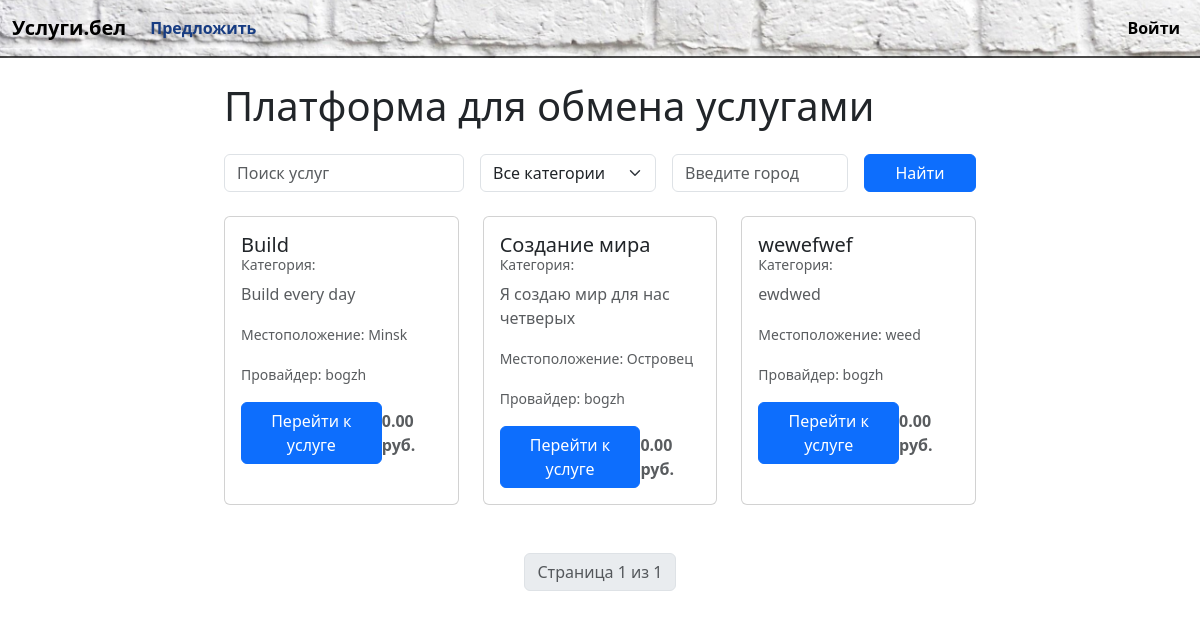
/, run on an earlier commit of the app's database.
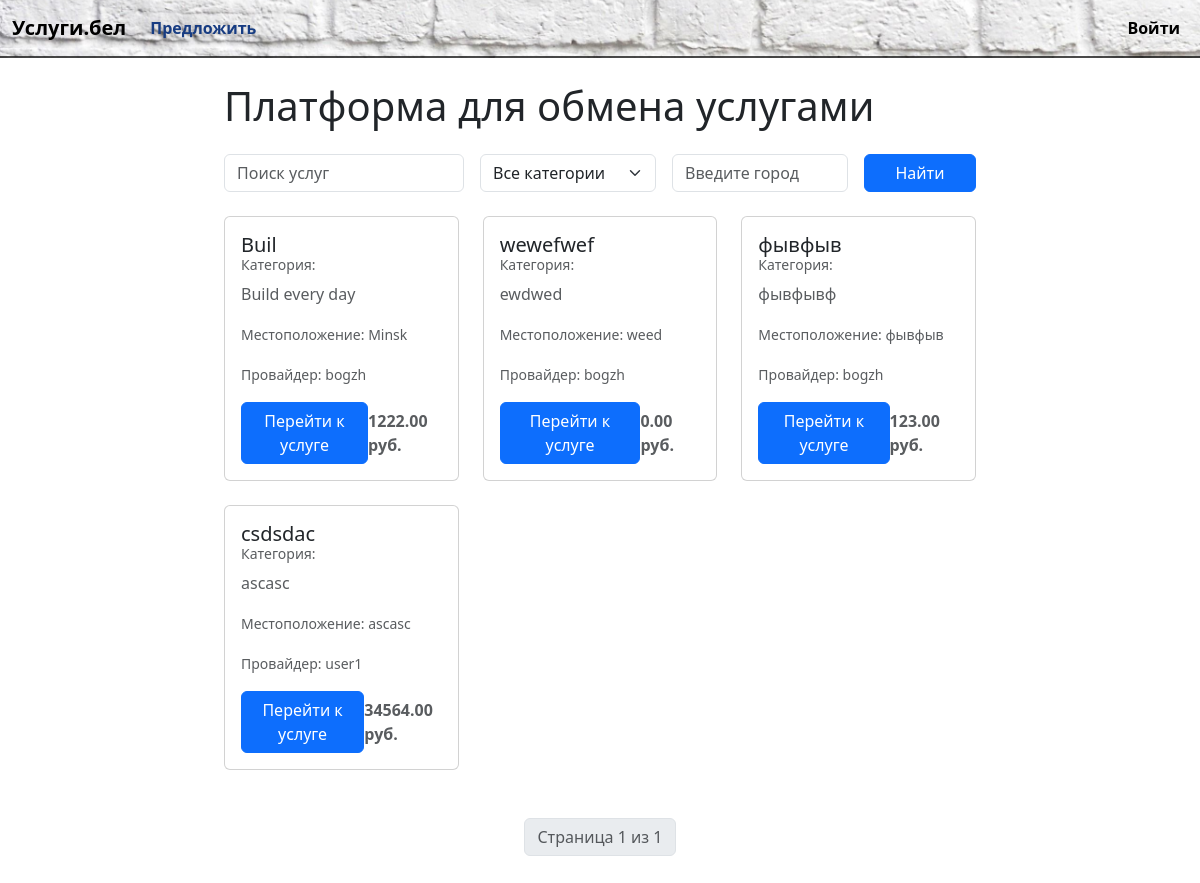
And on a later commit of the database.
### service/models.py (models this page shows, shortened)
class Service(models.Model):
    title = models.CharField(max_length=200, verbose_name="Название услуги")
    description = models.TextField(verbose_name="Описание услуги")
    category = models.ForeignKey('Category', on_delete=models.CASCADE, verbose_name="Категория")  # Используем строку
    price = models.DecimalField(max_digits=10, decimal_places=2, verbose_name="Цена", default=0)
    provider = models.ForeignKey(User, on_delete=models.CASCADE, verbose_name="Поставщик услуги")
    created_at = models.DateTimeField(auto_now_add=True, verbose_name="Дата создания")
    location = models.CharField(max_length=100, default='', verbose_name="Город")

### service/views.py (the view)
# urls.py: path('', views.home, name='home'),
def home(request):
    services = Service.objects.select_related('provider').all()
    paginator = Paginator(services, 9)
    page_number = request.GET.get('page')
    page_obj = paginator.get_page(page_number)
    categories = Category.objects.all()
    return render(request, 'service/home.html', {'services': page_obj, 'categories': categories})

### service/templates/service/home.html (shortened to what this page needs)
{% extends "base.html" %}
{% block content %}
<div class="container">
    <h1 class="my-4">Платформа для обмена услугами</h1>
    <form method="get" action="{% url 'search' %}" class="mb-4">
        <div class="row g-3">
            <div class="col-md-4">
                <input type="text" name="q" class="form-control" placeholder="Поиск услуг" value="{{ request.GET.q }}">
            </div>
            <div class="col-md-3">
                <select name="category" class="form-select">
                    <option value="">Все категории</option>
                </select>
            </div>
            <div class="col-md-3">
                <input type="text" name="location" class="form-control" placeholder="Введите город" value="{{ request.GET.location }}">
            </div>
            <div class="col-md-2">
                <button type="submit" class="btn btn-primary w-100">Найти</button>
            </div>
        </div>
    </form>
    <div class="row">
        {% for service in services %}
            <div class="col-md-4 mb-4">
                <div class="card h-100">
                    <div class="card-body">
                        <h5 class="card-title mb-1">{{ service.title }}</h5>
                        <h6 class="card-subtitle mb-2 text-muted d-flex justify-content-between align-items-center">
                            <small>Категория: {{ service.category }}</small>
                        </h6>
                        <p class="card-text text-muted" style="color: #6c757d;">{{ service.description|truncatechars:100 }}</p>
                        <p class="card-text text-muted" style="color: #6c757d;">
                            <small>Местоположение: {{ service.location }}</small>
                        </p>
                        <p class="card-text text-muted" style="color: #6c757d;">
                            <small>Провайдер: {{ service.provider.username }}</small>
                        </p>
                        <div class="d-flex justify-content-between align-items-center">
                            <a href="{% url 'service_detail' service.id %}" class="btn btn-primary">Перейти к услуге</a>
                            <span class="text-muted" style="font-weight: bold;">{{ service.price }} руб.</span>
                        </div>
                    </div>
                </div>
            </div>
        {% empty %}
            <div class="col-12">
                <p class="text-center">Услуги не найдены.</p>
            </div>
        {% endfor %}
    </div>
    <div class="d-flex justify-content-center my-4">
        <nav aria-label="Page navigation">
            <ul class="pagination">
                <li class="page-item disabled">
                    <span class="page-link">Страница {{ services.number }} из {{ services.paginator.num_pages }}</span>
                </li>
            </ul>
        </nav>
    </div>
</div>
{% endblock %}

What changed in the data, as far as the page shows it:
removed Service: title "Создание мира", description "Я создаю мир для нас четверых", location "Островец", provider.username "bogzh", price "0.00"
changed Service "Build every day": title "Build" → "Buil"; price "0.00" → "1222.00"
added Service: title "фывфыв", description "фывфывф", location "фывфыв", provider.username "bogzh", price "123.00"
added Service: title "csdsdac", description "ascasc", location "ascasc", provider.username "user1", price "34564.00"
